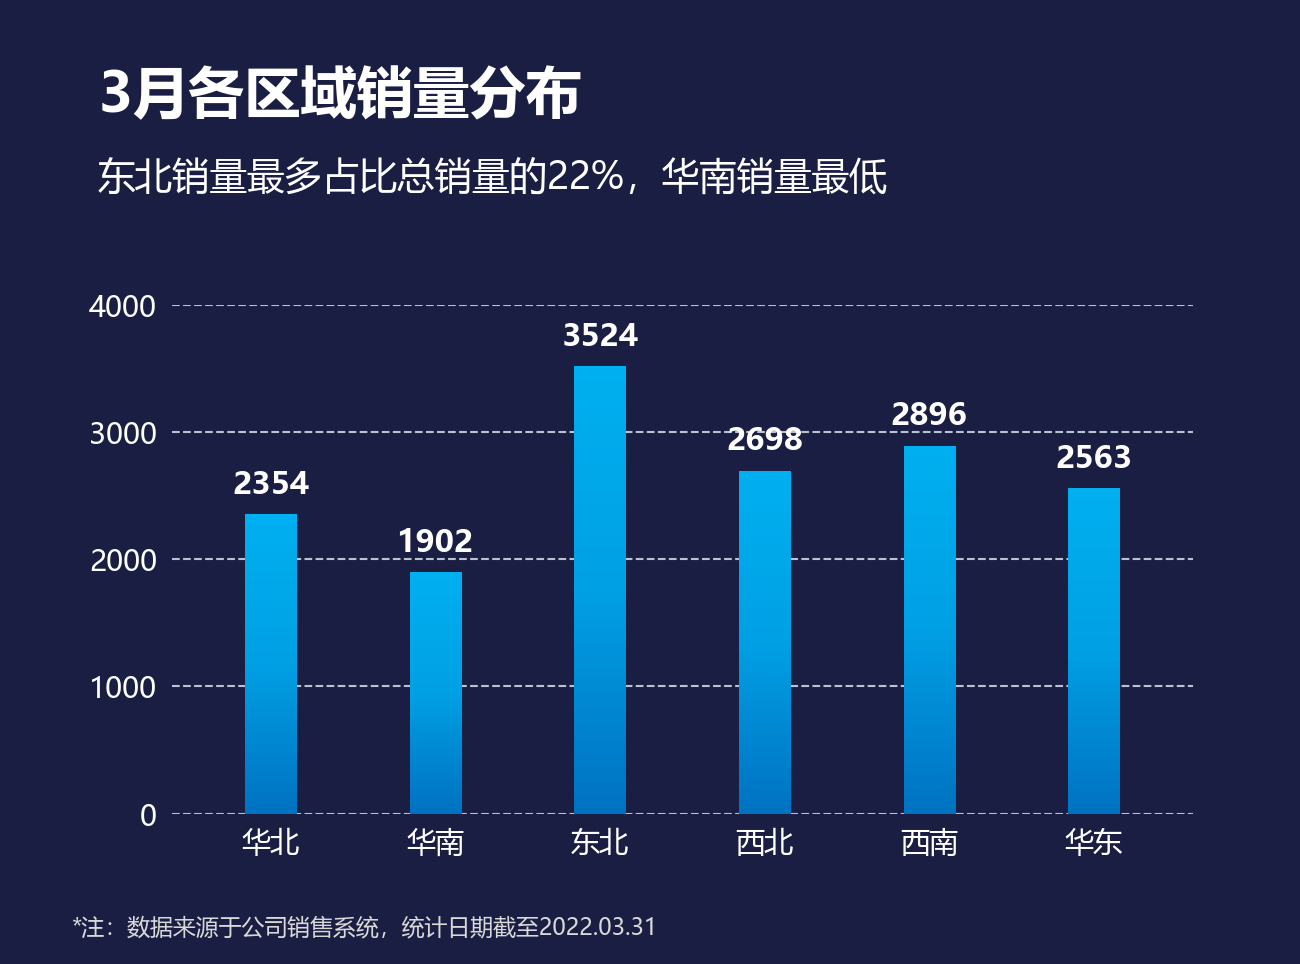

This chart was generated by the following Python code:
# -*- coding: utf-8 -*-
from pathlib import Path
import openpyxl
# 向上查找原始教材目录；只读，不修改 Excel。图形和标签共用同一组单元格值。
HERE = Path(__file__).resolve().parent
SOURCE = next((p for base in HERE.parents for p in base.glob('《*/第二章 图表(前15).xlsx')), None)
if SOURCE is None:
    raise FileNotFoundError('请把本文件夹放在教材 Excel 所在项目目录下。缺少 第二章 图表(前15).xlsx')
wb = openpyxl.load_workbook(SOURCE, data_only=True, read_only=True)
ws = wb['1 渐变柱形图']
def col(letter, start, end):
    values = [ws[f'{letter}{r}'].value for r in range(start, end+1)]
    if any(v is None for v in values):
        raise ValueError(f'缺失数据：{ws.title}!{letter}{start}:{letter}{end}')
    return values

import numpy as np
import matplotlib
matplotlib.use('Agg')
import matplotlib.pyplot as plt
from matplotlib.colors import LinearSegmentedColormap
from matplotlib.patches import Rectangle

matplotlib.rcParams['font.sans-serif'] = ['Microsoft YaHei', 'SimHei']
matplotlib.rcParams['axes.unicode_minus'] = False

regions = col('B',3,8)
sales = col('C',3,8)

BG = '#1A1E43'
TEXT = '#FFFFFF'
NOTE = '#D9D9D9'
GRID = (0.72, 0.76, 0.82, 0.30)
DEEP = '#0072C2'
MID = '#00A0E4'
BRIGHT = '#00B0F0'

fig, ax = plt.subplots(figsize=(8.67, 6.43), dpi=150)
fig.patch.set_facecolor(BG)
ax.set_facecolor(BG)
ax.set_position([0.132, 0.156, 0.785, 0.527])

fig.text(0.075, 0.93, '3月各区域销量分布', fontsize=27, fontweight='bold',
         color=TEXT, ha='left', va='top')
fig.text(0.075, 0.835, '东北销量最多占比总销量的22%，华南销量最低',
         fontsize=18, color=TEXT, ha='left', va='top')

x = np.arange(len(regions))
width = 0.31
y_max = 4000

for s in ax.spines.values():
    s.set_visible(False)
ax.tick_params(left=False, bottom=False, labelleft=True, labelbottom=True,
               colors=TEXT, labelsize=14)
ax.set_xticks(x)
ax.set_xticklabels(regions)
ax.set_ylim(0, y_max)
ax.set_yticks([0, 1000, 2000, 3000, 4000])
ax.set_yticklabels(['0', '1000', '2000', '3000', '4000'])
ax.set_xlim(x.min() - 0.6, x.max() + 0.6)

cmap = LinearSegmentedColormap.from_list('grad', [DEEP, MID, BRIGHT])
for i, v in enumerate(sales):
    x0 = i - width / 2
    grad = np.linspace(0, 1, 256).reshape(-1, 1)
    im = ax.imshow(grad, extent=[x0, x0 + width, 0, v], aspect='auto',
                   cmap=cmap, origin='lower', zorder=2)
    rect = Rectangle((x0, 0), width, v, transform=ax.transData,
                     facecolor='none', edgecolor='none', zorder=3)
    ax.add_patch(rect)
    im.set_clip_path(rect)
    ax.text(i, v + 100, str(v), ha='center', va='bottom',
            fontsize=15, color=TEXT, fontweight='bold')

ax.yaxis.grid(True, color=GRID, linewidth=1.0, linestyle='--')
ax.set_axisbelow(True)

fig.text(0.055, 0.025, '*注：数据来源于公司销售系统，统计日期截至2022.03.31',
         fontsize=11, color=NOTE, ha='left', va='bottom')

plt.savefig(str(HERE / '渐变柱形图_复刻.png'), dpi=150,
            facecolor=BG)
plt.close()
print('done')
